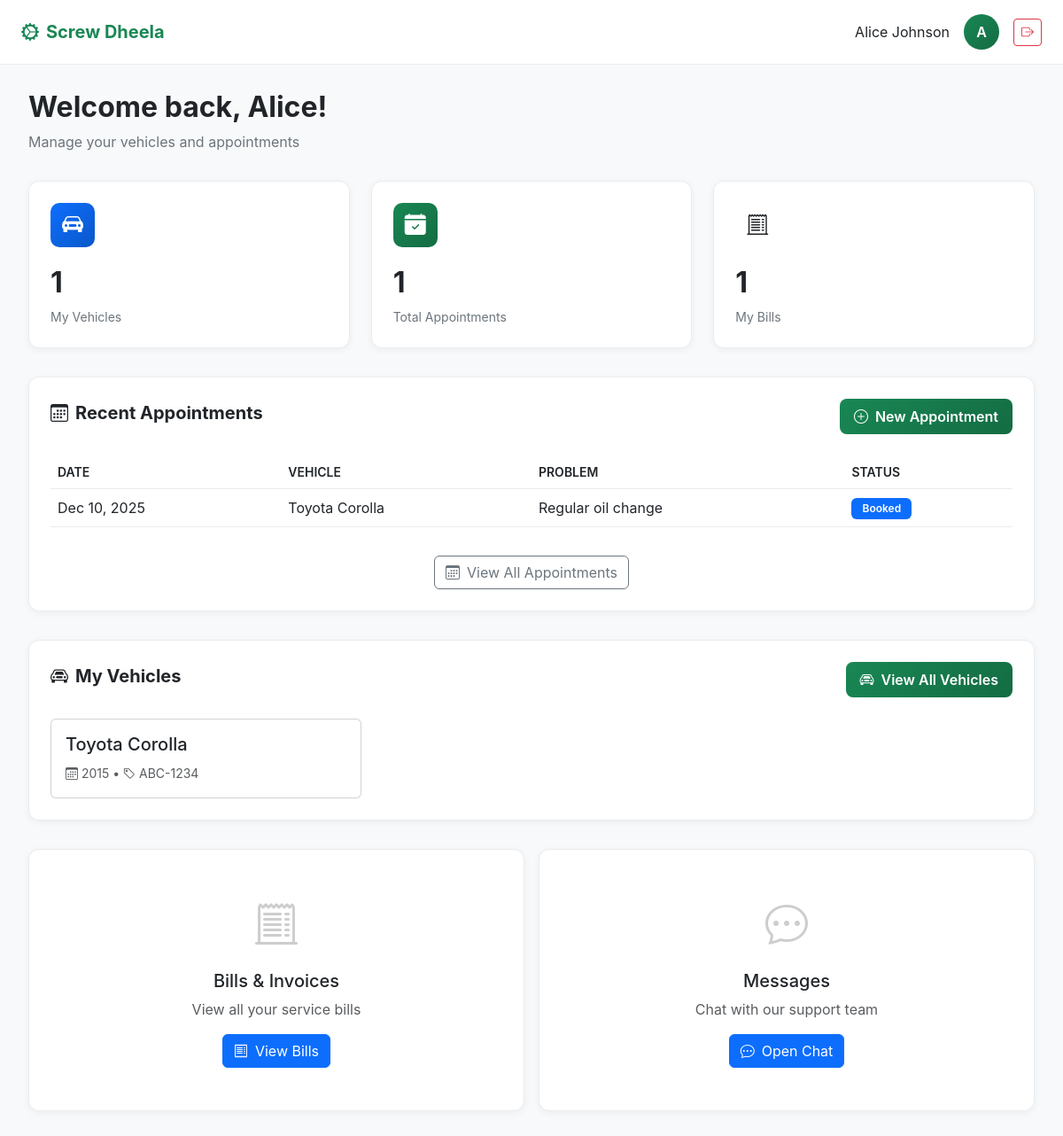
Screenshot of /public/customer_dashboard.php (signed in) with the database file from the repository.
### tables this page shows
CREATE TABLE IF NOT EXISTS appointments (
    appointment_id       INT AUTO_INCREMENT PRIMARY KEY,
    customer_id          INT NOT NULL,
    vehicle_id           INT NOT NULL,
    appointment_datetime DATETIME NOT NULL,
    problem_description  TEXT,
    status               VARCHAR(20) DEFAULT 'booked',
    created_by_staff_id  INT,
    created_at           DATETIME DEFAULT CURRENT_TIMESTAMP,
    FOREIGN KEY (customer_id) REFERENCES customers(customer_id)
        ON DELETE CASCADE,
    FOREIGN KEY (vehicle_id) REFERENCES vehicles(vehicle_id)
        ON DELETE CASCADE,
    FOREIGN KEY (created_by_staff_id) REFERENCES staff(staff_id)
        ON DELETE SET NULL
);

CREATE TABLE IF NOT EXISTS vehicles (
    vehicle_id      INT AUTO_INCREMENT PRIMARY KEY,
    customer_id     INT NOT NULL,
    registration_no VARCHAR(20) NOT NULL UNIQUE,
    brand           VARCHAR(50),
    model           VARCHAR(50),
    year            INT,
    vehicle_type    VARCHAR(30),   
    FOREIGN KEY (customer_id) REFERENCES customers(customer_id)
        ON DELETE CASCADE
);

### public/customer_dashboard.php (the view, shortened to what this page needs)
<?php
require_once __DIR__ . "/../config/db.php";
$customer_id = $_SESSION['customer_id'];
$customer_name = $_SESSION['customer_name'];
$vehicles_stmt = $conn->prepare("SELECT * FROM vehicles WHERE customer_id = ? ORDER BY vehicle_id DESC");
$vehicles_stmt->bind_param("i", $customer_id);
$vehicles_stmt->execute();
$vehicles = $vehicles_stmt->get_result()->fetch_all(MYSQLI_ASSOC);
$appointments_stmt = $conn->prepare("
    SELECT a.*, v.registration_no, v.brand, v.model
    FROM appointments a
    LEFT JOIN vehicles v ON a.vehicle_id = v.vehicle_id
    WHERE a.customer_id = ?
    ORDER BY a.appointment_datetime DESC
    LIMIT 5
");
$appointments_stmt->bind_param("i", $customer_id);
$appointments_stmt->execute();
$appointments = $appointments_stmt->get_result()->fetch_all(MYSQLI_ASSOC);
$total_vehicles = count($vehicles);
$total_appointments = $conn->query("SELECT COUNT(*) as count FROM appointments WHERE customer_id = $customer_id")->fetch_assoc()['count'];
$bills_result = $conn->query("
    SELECT COUNT(*) as count
    FROM bills b
    JOIN jobs j ON b.job_id = j.job_id
    JOIN appointments a ON j.appointment_id = a.appointment_id
    WHERE a.customer_id = $customer_id
");
$total_bills = $bills_result->fetch_assoc()['count'];
?>
<!DOCTYPE html>
<html lang="en">
<head>
    <link href="https://cdn.jsdelivr.net/npm/bootstrap@5.3.0/dist/css/bootstrap.min.css" rel="stylesheet">
    <link rel="stylesheet" href="https://cdn.jsdelivr.net/npm/bootstrap-icons@1.11.0/font/bootstrap-icons.css">
</head>
<body>
    <nav class="top-nav">
        <a href="customer_dashboard.php" class="nav-brand">
            <i class="bi bi-gear-wide-connected me-2"></i>Screw Dheela
        </a>
        <div class="nav-user">
            <span class="d-none d-md-inline"><?php echo htmlspecialchars($customer_name); ?></span>
            <div class="user-avatar">
                <?php echo strtoupper(substr($customer_name, 0, 1)); ?>
            </div>
            <a href="customer_logout.php" class="btn btn-sm btn-outline-danger">
                <i class="bi bi-box-arrow-right"></i>
            </a>
        </div>
    </nav>
    <div class="main-content">
        <div class="page-header">
            <h1 class="page-title">Welcome back, <?php echo htmlspecialchars(explode(' ', $customer_name)[0]); ?>!</h1>
            <p class="page-subtitle">Manage your vehicles and appointments</p>
        </div>
        <div class="stats-grid">
            <div class="stat-card vehicles">
                <div class="stat-icon">
                    <i class="bi bi-car-front-fill"></i>
                </div>
                <div class="stat-value"><?php echo $total_vehicles; ?></div>
                <div class="stat-label">My Vehicles</div>
            </div>
            <div class="stat-card appointments">
                <div class="stat-icon">
                    <i class="bi bi-calendar-check-fill"></i>
                </div>
                <div class="stat-value"><?php echo $total_appointments; ?></div>
                <div class="stat-label">Total Appointments</div>
            </div>
            <div class="stat-card">
                <div class="stat-icon">
                    <i class="bi bi-receipt-cutoff"></i>
                </div>
                <div class="stat-value"><?php echo $total_bills; ?></div>
                <div class="stat-label">My Bills</div>
            </div>
        </div>
        <div class="section-card">
            <div class="section-header">
                <h2 class="section-title">
                    <i class="bi bi-calendar3 me-2"></i>Recent Appointments
                </h2>
                <a href="../appointments/book.php" class="btn-primary-custom">
                    <i class="bi bi-plus-circle"></i>New Appointment
                </a>
            </div>
            <?php if (empty($appointments)): ?>
                <div class="empty-state">
                    <i class="bi bi-calendar-x"></i>
                    <p>No appointments yet. Book your first appointment!</p>
                    <a href="../appointments/book.php" class="btn btn-primary btn-sm mt-2">Book Now</a>
                </div>
            <?php else: ?>
                <div class="table-responsive">
                    <table class="table">
                        <thead>
                            <tr>
                                <th>Date</th>
                                <th>Vehicle</th>
                                <th>Problem</th>
                                <th>Status</th>
                            </tr>
                        </thead>
                        <tbody>
                            <?php foreach ($appointments as $appt): ?>
                                <tr>
                                    <td><?php echo date('M d, Y', strtotime($appt['appointment_datetime'])); ?></td>
                                    <td><?php echo htmlspecialchars($appt['brand'] . ' ' . $appt['model']); ?></td>
                                    <td><?php echo htmlspecialchars($appt['problem_description']); ?></td>
                                    <td>
                                        <span class="badge bg-<?php
                                            echo $appt['status'] === 'completed' ? 'success' :
                                                ($appt['status'] === 'booked' ? 'primary' : 'warning');
                                        ?>">
                                            <?php echo ucfirst($appt['status']); ?>
                                        </span>
                                    </td>
                                </tr>
                            <?php endforeach; ?>
                        </tbody>
                    </table>
                </div>
                <div class="text-center mt-3">
                    <a href="../appointments/view_appointments.php" class="btn btn-outline-secondary">
                        <i class="bi bi-calendar3 me-2"></i>View All Appointments
                    </a>
                </div>
            <?php endif; ?>
        </div>
        <div class="section-card">
            <div class="section-header">
                <h2 class="section-title">
                    <i class="bi bi-car-front me-2"></i>My Vehicles
                </h2>
                <a href="../vehicles/list.php" class="btn-primary-custom">
                    <i class="bi bi-car-front"></i>View All Vehicles
                </a>
            </div>
            <?php if (empty($vehicles)): ?>
                <div class="empty-state">
                    <i class="bi bi-car-front"></i>
                    <p>No vehicles registered. Add your first vehicle!</p>
                    <a href="../vehicles/list.php" class="btn btn-primary btn-sm mt-2">Go to Vehicles</a>
                </div>
            <?php else: ?>
                <div class="row g-3">
                    <?php foreach ($vehicles as $vehicle): ?>
                        <div class="col-md-6 col-lg-4">
                            <div class="card h-100">
                                <div class="card-body">
                                    <h5 class="card-title"><?php echo htmlspecialchars($vehicle['brand'] . ' ' . $vehicle['model']); ?></h5>
                                    <p class="card-text">
                                        <small class="text-muted">
                                            <i class="bi bi-calendar3"></i> <?php echo $vehicle['year']; ?> •
                                            <i class="bi bi-tag"></i> <?php echo htmlspecialchars($vehicle['registration_no']); ?>
                                        </small>
                                    </p>
                                </div>
                            </div>
                        </div>
                    <?php endforeach; ?>
                </div>
            <?php endif; ?>
        </div>
        <div class="row g-3">
            <div class="col-md-6">
                <div class="section-card">
                    <div class="text-center py-4">
                        <p class="text-muted mb-3">
                            <i class="bi bi-receipt-cutoff" style="font-size: 3rem; opacity: 0.3;"></i>
                        </p>
                        <h3 class="h5 mb-2">Bills & Invoices</h3>
                        <p class="text-muted mb-3">View all your service bills</p>
                        <a href="../bills/customer_bills.php" class="btn btn-primary">
                            <i class="bi bi-receipt me-2"></i>View Bills
                        </a>
                    </div>
                </div>
            </div>
            <div class="col-md-6">
                <div class="section-card">
                    <div class="text-center py-4">
                        <p class="text-muted mb-3">
                            <i class="bi bi-chat-dots" style="font-size: 3rem; opacity: 0.3;"></i>
                        </p>
                        <h3 class="h5 mb-2">Messages</h3>
                        <p class="text-muted mb-3">Chat with our support team</p>
                        <a href="../chat/customer_chat.php" class="btn btn-primary">
                            <i class="bi bi-chat-dots me-2"></i>Open Chat
                        </a>
                    </div>
                </div>
            </div>
        </div>
    </div>
</body>
</html>

### public/customer_dashboard.php (style rules this page uses)
:root { --primary-color: #198754; --primary-dark: #146c43; --sidebar-width: 260px; }
* { margin: 0; padding: 0; box-sizing: border-box; }
body { font-family: -apple-system, BlinkMacSystemFont, 'Segoe UI', Roboto, 'Helvetica Neue', Arial, sans-serif; background: #f8f9fa; }
.top-nav { background: white; border-bottom: 1px solid #e9ecef; padding: 1rem 1.5rem; position: fixed; top: 0; left: 0; right: 0; z-index: 1000; display: flex; justify-content: space-between; align-items: center; }
.nav-brand { font-size: 1.25rem; font-weight: 700; color: var(--primary-color); text-decoration: none; }
.nav-user { display: flex; align-items: center; gap: 1rem; }
.user-avatar { width: 40px; height: 40px; border-radius: 50%; background: linear-gradient(135deg, var(--primary-color), var(--primary-dark)); color: white; display: flex; align-items: center; justify-content: center; font-weight: 600; }
.main-content { margin-top: 70px; padding: 2rem; max-width: 1200px; margin-left: auto; margin-right: auto; }
.page-header { margin-bottom: 2rem; }
.page-title { font-size: 2rem; font-weight: 700; color: #212529; margin-bottom: 0.5rem; }
.page-subtitle { color: #6c757d; font-size: 1rem; }
.stats-grid { display: grid; grid-template-columns: repeat(auto-fit, minmax(250px, 1fr)); gap: 1.5rem; margin-bottom: 2rem; }
.stat-card { background: white; border-radius: 12px; padding: 1.5rem; box-shadow: 0 2px 8px rgba(0, 0, 0, 0.05); border: 1px solid #e9ecef; }
.stat-icon { width: 50px; height: 50px; border-radius: 10px; display: flex; align-items: center; justify-content: center; font-size: 1.5rem; margin-bottom: 1rem; }
.stat-card.vehicles .stat-icon { background: linear-gradient(135deg, #0d6efd, #0a58ca); color: white; }
.stat-card.appointments .stat-icon { background: linear-gradient(135deg, #198754, #146c43); color: white; }
.stat-value { font-size: 2rem; font-weight: 700; color: #212529; margin-bottom: 0.25rem; }
.stat-label { color: #6c757d; font-size: 0.875rem; }
.section-card { background: white; border-radius: 12px; padding: 1.5rem; box-shadow: 0 2px 8px rgba(0, 0, 0, 0.05); border: 1px solid #e9ecef; margin-bottom: 2rem; }
.section-header { display: flex; justify-content: space-between; align-items: center; margin-bottom: 1.5rem; }
.section-title { font-size: 1.25rem; font-weight: 700; color: #212529; }
.btn-primary-custom { background: linear-gradient(135deg, var(--primary-color), var(--primary-dark)); border: none; color: white; padding: 0.5rem 1rem; border-radius: 8px; font-weight: 600; text-decoration: none; display: inline-flex; align-items: center; gap: 0.5rem; transition: transform 0.2s; }
.table-responsive { border-radius: 8px; overflow: hidden; }
table { width: 100%; margin-bottom: 0; }
table th { background: #f8f9fa; font-weight: 600; font-size: 0.875rem; text-transform: uppercase; color: #6c757d; padding: 1rem; border-bottom: 2px solid #e9ecef; }
table td { padding: 1rem; vertical-align: middle; border-bottom: 1px solid #e9ecef; }
.badge { padding: 0.375rem 0.75rem; border-radius: 6px; font-weight: 600; font-size: 0.75rem; }

### rows the page displays
appointments: appointment_datetime "Dec 10, 2025", vehicle.model "Toyota Corolla", problem_description "Regular oil change", status "Booked"
vehicles: brand+model "Toyota Corolla", year "2015", registration_no "ABC-1234"

### other values shown
$customer_name "Alice Johnson"
substr($customer_name, 0, 1) "A"
explode(' ', $customer_name)[0] "Alice"
$total_vehicles "1"
$total_appointments "1"
$total_bills "1"
